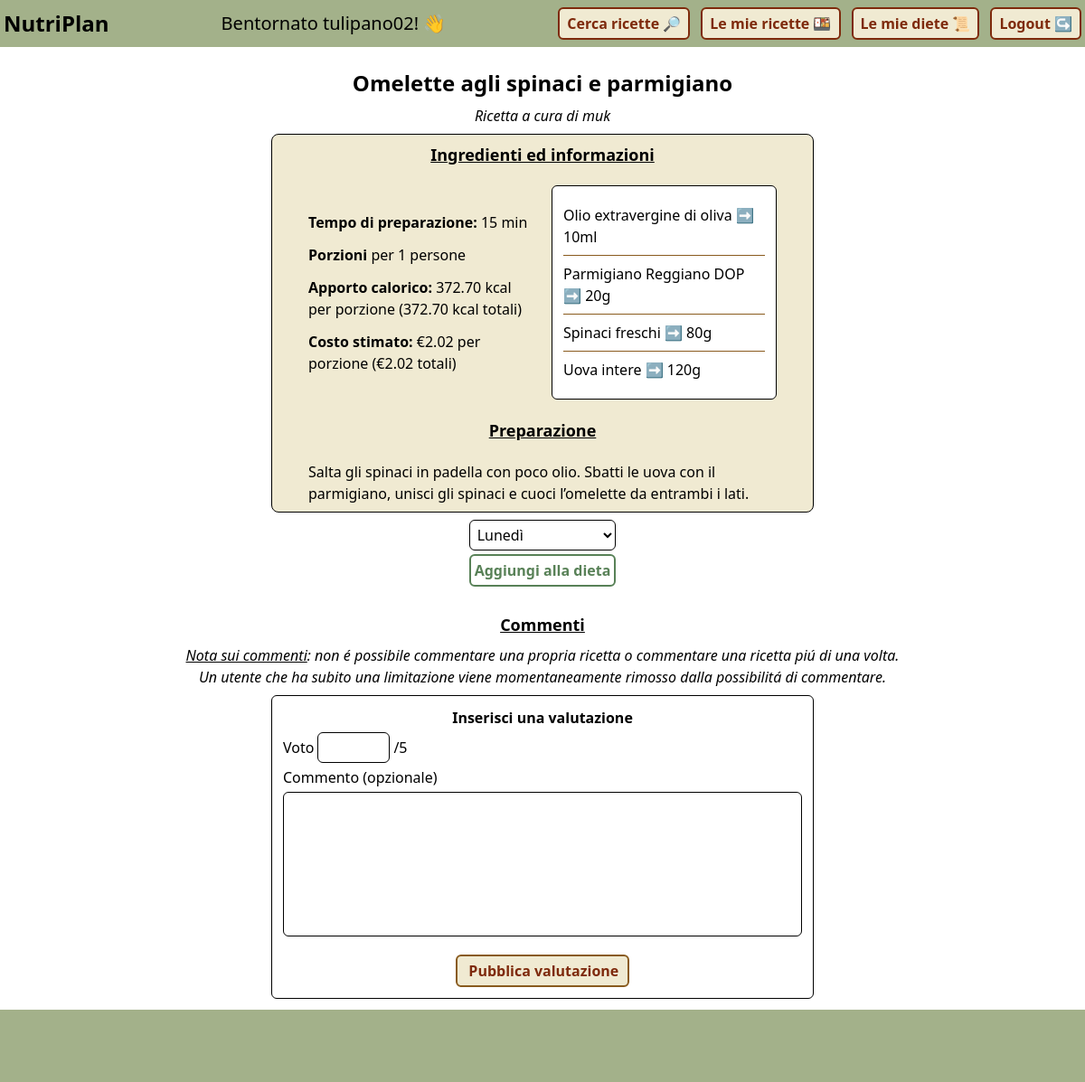
/template/recipe.php?title=Omelette agli spinaci e parmigiano&nickname=muk (signed in), run on the app's committed database.
### tables this page shows
CREATE TABLE `ricette` (
  `titolo` varchar(100) NOT NULL,
  `nicknameEditore` varchar(50) NOT NULL,
  `pubblica` tinyint(1) NOT NULL DEFAULT 0,
  `preparazione` text NOT NULL,
  `porzioni` int(11) NOT NULL,
  `tempoPreparazione` int(11) NOT NULL,
  `kcalTotali` decimal(8,2) NOT NULL,
  `costoTotale` decimal(8,2) NOT NULL
);

### template/recipe.php (called while the page is built, shortened)
<?php
require_once "../bootstrap.php";
$editorNickname = rawurldecode($_GET['nickname']);
$title = rawurldecode($_GET['title']);
$recipeData = $dbh->getRecipeData($editorNickname, $title);
$recipe = $recipeData["recipe"];
$ingredients = $recipeData["ingredients"];
$comments = $dbh->getRecipeComments($editorNickname, $title);
if ($_SESSION['role'] == 'utenti') {
    $diets = $dbh->getUserDietsOnRecipeNotIncluded($title, $editorNickname, $_SESSION['nickname']);
}
require_once "./base.php";
?>

### db/DatabaseHelper.php (called while the page is built, shortened)
<?php
class DatabaseHelper {
    private $db;
    public function __construct($servername, $username, $password, $dbname, $port){
        $this->db = new mysqli($servername, $username, $password, $dbname, $port);
    }
    public function getUserDietsOnRecipeNotIncluded($title, $editor, $author) {
        $stmt = $this->db->prepare("
            SELECT nome
            FROM diete D
            WHERE D.nicknameAutore = ?
            AND NOT EXISTS (
                SELECT *
                FROM composizioni C
                WHERE C.nomeDieta = D.nome
                AND C.nicknameAutore = D.nicknameAutore
                AND C.titolo = ?
                AND C.nicknameEditore = ?
            )"
        );
        $stmt->bind_param("sss", $author, $title, $editor);
        $stmt->execute();
        return $stmt->get_result()->fetch_all(MYSQLI_ASSOC);
    }
    public function getRecipeComments($nickname, $title) {
        $stmt = $this->db->prepare("
            SELECT nicknameValutatore, dataOra, voto, commento
            FROM valutazioni
            WHERE nascosta = 0
            AND titolo = ?
            AND nicknameEditore = ?
        ");
        $stmt->bind_param("ss", $title, $nickname);
        $stmt->execute();
        return $stmt->get_result()->fetch_all(MYSQLI_ASSOC);
    }
    public function getRecipeData($nickname, $title) {
        $data = array();
        $stmt = $this->db->prepare("
            SELECT R.*, U.accreditato
            FROM ricette R, utenti U
            WHERE R.nicknameEditore = U.nickname
            AND nicknameEditore = ?
            AND titolo = ?
        ");
        $stmt->bind_param("ss", $nickname, $title);
        $stmt->execute();
        $data["recipe"] = $stmt->get_result()->fetch_all(MYSQLI_ASSOC)[0];
        $stmt2 = $this->db->prepare("
            SELECT U.nomeIngrediente, U.quantita, I.unitaMisura
            FROM utilizzi U, ingredienti I
            WHERE U.nomeIngrediente = I.nome
            AND nicknameEditore = ?
            AND titolo = ?
        ");
        $stmt2->bind_param("ss", $nickname, $title);
        $stmt2->execute();
        $data["ingredients"] = $stmt2->get_result()->fetch_all(MYSQLI_ASSOC);
        return $data;
    }
}
?>

### bootstrap.php (called while the page is built, shortened)
<?php
require_once("utility.php");
require_once("db/DatabaseHelper.php");
$dbh = new DatabaseHelper(
    "localhost",
    "root",
    "",
    "nutriplan",
    3306
);
?>

### utility.php (called while the page is built, shortened)
<?php
function hasUserCommented($comments, $nickname) {
    return false;
}
?>

### template/main/recipe-main.php (the view, shortened to what this page needs)
<div class="flex flex-col justify-center mt-6 min-h-screen">
    <div class="flex flex-col justify-between items-center gap-2">
        <h1 class="text-2xl font-bold" id="title"><?php echo $recipe['titolo'] ?></h1>
        <p class="italic">Ricetta a cura di <span id="editor"><?php echo $recipe['nicknameEditore'] ?></span></p>
        <div class="flex flex-col items-center justify-center border-1 px-10 py-2 rounded-lg w-1/2 bg-crema gap-5">
            <h2 class="text-lg font-bold underline text-center">Ingredienti ed informazioni</h2>
            <div class="grid grid-cols-2 gap-5 place-items-center">
                <div class="flex flex-col gap-3">
                    <p><span class="font-semibold">Tempo di preparazione:</span> <?php echo $recipe['tempoPreparazione']?> min</p>
                    <p><span class="font-semibold">Porzioni</span> per <?php echo $recipe['porzioni'] ?> persone</p>
                    <p><span class="font-semibold">Apporto calorico:</span> <?php echo number_format($recipe["kcalTotali"] / $recipe["porzioni"], 2) ?> kcal per porzione (<?php echo $recipe["kcalTotali"] ?> kcal totali) </p>
                    <p><span class="font-semibold">Costo stimato:</span> €<?php echo number_format($recipe["costoTotale"] / $recipe["porzioni"], 2) ?> per porzione (€<?php echo $recipe["costoTotale"] ?> totali) </p>
                </div>
                <ul class="flex flex-col border-1 rounded-md bg-white p-3 divide-y-1 divide-legno">
                    <?php foreach ($ingredients as $ingr): ?>
                        <li class="py-2"><?php echo $ingr['nomeIngrediente'] . " ➡️ " . $ingr['quantita'] . $ingr['unitaMisura']?></li>
                    <?php endforeach; ?>
                </ul>
            </div>
            <h2 class="text-lg font-bold underline text-center">Preparazione</h2>
            <div class="flex flex-col gap-3">
                <p><?php echo $recipe['preparazione']?></p>
            </div>
        </div>
        <?php if ($_SESSION['role'] == 'utenti' && !empty($diets)): ?>
            <form action="<?php echo ROOT . "api/diet-crud.php" ?>" method="post" class="flex flex-col gap-1">
                <select name="toInclude" class="p-1 border-1 rounded-md">
                <?php foreach ($diets as $diet): ?>
                    <option value="<?php echo $diet['nome'] ?>"><?php echo $diet['nome'] ?></option>
                <?php endforeach; ?>
                </select>
                <input type="submit" name="update" value="Aggiungi alla dieta" class="cursor-pointer p-1 border-2 border-oliva text-oliva font-semibold rounded-md">
            </form>
        <?php endif ?>
        <h2 class="font-bold text-lg mt-5 underline">Commenti</h2>
        <p class="w-2/3 text-center italic"><span class="underline">Nota sui commenti</span>: non é possibile commentare una propria ricetta o commentare una ricetta piú di una volta. Un utente che ha subito una limitazione viene momentaneamente rimosso dalla possibilitá di commentare.</p>
        <?php
        if ($_SESSION['nickname'] != $recipe['nicknameEditore']
            && $_SESSION['role'] == 'utenti'
            && $_SESSION['fineLimitazione'] == NULL
            && !hasUserCommented($comments, $_SESSION['nickname'])) {
            echo '
            <form action="' . ROOT . 'api/add-comment.php' . '" method="post" class="flex flex-col gap-1 w-1/2 p-3 border-1 rounded-md">
            <h3 class="font-semibold text-center">Inserisci una valutazione</h3>
            <div class="flex flex-row gap-1 items-center">
                <label for="vote">Voto</label>
                <input type="number" name="vote" min="1" max="5" id="vote" required class="p-1 border-1 rounded-md"/>
                <p>/5</p>
            </div>
            <div class="flex flex-col gap-1">
                <label for="comment">Commento (opzionale)</label>
                <textarea name="comment" id="comment" class="border-1 rounded-md p-1 resize-none h-40 overflow-y-scroll"></textarea>
            </div>
            <input id="publishEvaluation" type="submit" value="Pubblica valutazione" class="mt-4 border-2 border-legno bg-crema font-semibold text-orange-900 cursor-pointer px-3 py-1 rounded-md w-1/3 self-center" />
        </form>';
        }
        ?>
    </div>
</div>

### data on the page
ricette: titolo "Omelette agli spinaci e parmigiano", nicknameEditore "muk", tempoPreparazione "15", porzioni "1", $recipe['kcalTotali']/$recipe['porzioni'] "372.70", kcalTotali "372.70", $recipe['costoTotale']/$recipe['porzioni'] "2.02", costoTotale "2.02", preparazione "Salta gli spinaci in padella con poco olio. Sbatti le uova con il parmigiano, unisci gli spinaci e cuoci l’omelette da entrambi i lati."

### other printed values
$_SESSION['nickname'] "tulipano02"
$ingr['nomeIngrediente'] "Olio extravergine di oliva"
$ingr['quantita'] "10"
$ingr['unitaMisura'] "ml"
$ingr['nomeIngrediente'] "Parmigiano Reggiano DOP"
$ingr['quantita'] "20"
$ingr['unitaMisura'] "g"
$ingr['nomeIngrediente'] "Spinaci freschi"
$ingr['quantita'] "80"
$ingr['nomeIngrediente'] "Uova intere"
$ingr['quantita'] "120"
form field toInclude "Lunedì"
